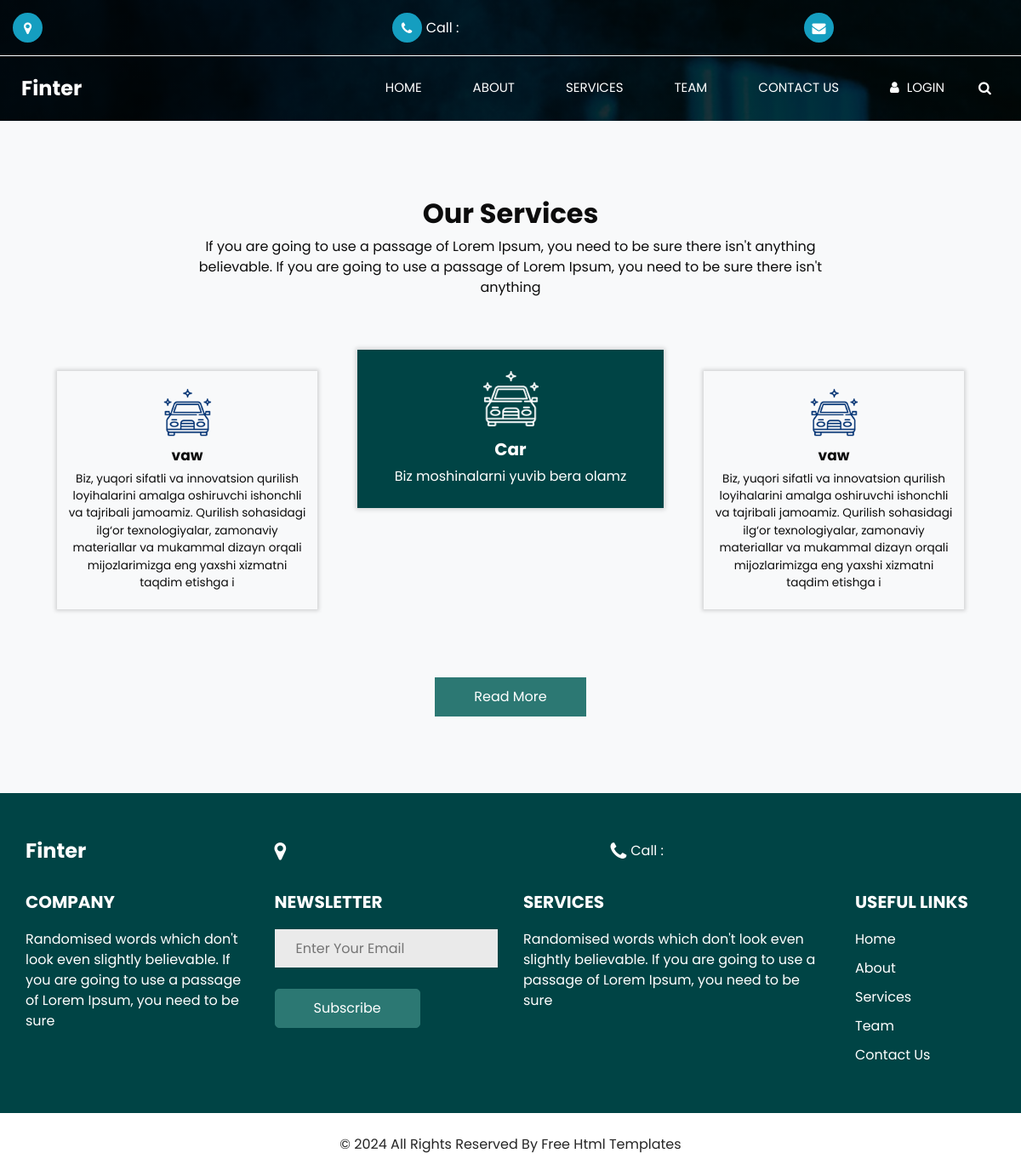
The app's page /services/services/ with its own data.
### services/models.py (models this page shows, shortened)
class Service(models.Model):
    title = models.CharField(max_length=100)
    body = models.CharField(max_length=250)

### services/views.py (the view)
def serviceView(request):
    service = Service.objects.all()
    return render(request, 'service.html', context={
        'services': service
    })

### templates/service.html (shortened to what this page needs)
{% extends 'base.html' %}
{% load static %}
{% block content %}
  <section class="service_section layout_padding bg-light">
    <div class="container">
      <div class="heading_container heading_center ">
        <h2 class="">
          Our Services
        </h2>
        <p class="col-lg-8 px-0">
          If you are going to use a passage of Lorem Ipsum, you need to be sure there isn't anything believable. If you are going to use a passage of Lorem Ipsum, you need to be sure there isn't anything
        </p>
      </div>
      <div class="service_container">
        <div class="carousel-wrap ">
          <div class="service_owl-carousel owl-carousel">
            {% for i in services %}
            <div class="item">
              <div class="box ">
                <div class="img-box">
                  <img src="{% static 'images/s6.png' %}" alt="" />
                </div>
                <div class="detail-box">
                  <h5>
                    {{ i.title }}
                  </h5>
                  <p>
                    {{ i.body }}
                  </p>
                </div>
              </div>
            </div>
            {% endfor %}
          </div>
        </div>
      </div>
      <div class="btn-box">
        <a href="">
          Read More
        </a>
      </div>
    </div>
  </section>
  <section class="info_section ">
    <div class="container">
        <div class="info_top">
            <div class="row">
                <div class="col-md-3 ">
                    <a class="navbar-brand" href="index.html">
                        Finter
                    </a>
                </div>
                <div class="col-md-5 ">
                    <div class="info_contact">
                        <a href="https://maps.app.goo.gl/ycWmoMYHtms33hGC7">
                            <i class="fa fa-map-marker" aria-hidden="true"></i>
                        </a>
                        <a href="">
                            <i class="fa fa-phone" aria-hidden="true"></i>
                            <span>
                  Call : {{ homes.phone }}
                </span>
                        </a>
                    </div>
                </div>
            </div>
        </div>
        <div class="info_bottom">
            <div class="row">
                <div class="col-lg-3 col-md-6">
                    <div class="info_detail">
                        <h5>
                            Company
                        </h5>
                        <p>
                            Randomised words which don't look even slightly believable. If you are going to use a
                            passage of
                            Lorem
                            Ipsum, you need to be sure
                        </p>
                    </div>
                </div>
                <div class="col-lg-3 col-md-6">
                    <div class="info_form">
                        <h5>
                            NEWSLETTER
                        </h5>
                        <form action="">
                            <input type="text" placeholder="Enter Your Email"/>
                            <button type="submit">
                                Subscribe
                            </button>
                        </form>
                    </div>
                </div>
                <div class="col-lg-4 col-md-6">
                    <div class="info_detail">
                        <h5>
                            Services
                        </h5>
                        <p>
                            Randomised words which don't look even slightly believable. If you are going to use a
                            passage of
                            Lorem
                            Ipsum, you need to be sure
                        </p>
                    </div>
                </div>
                <div class="col-lg-2 col-md-6">
                    <div class="">
                        <h5>
                            Useful links
                        </h5>
                        <ul class="info_menu">
                            <li>
                                <a href="{% url 'index' %}">
                                    Home
                                </a>
                            </li>
                            <li>
                                <a href="{% url 'about' %}">
                                    About
                                </a>
                            </li>
                            <li>
                                <a href="{% url 'service' %}">
                                    Services
                                </a>
                            </li>
                            <li>
                                <a href="{% url 'team' %}">
                                    Team
                                </a>
                            </li>
                            <li class="mb-0">
                                <a href="{% url 'contact' %}">
                                    Contact Us
                                </a>
                            </li>
                        </ul>
                    </div>
                </div>
            </div>
        </div>
    </div>
</section>
{% endblock %}

### static/css/style.css (style rules this page uses)
body { font-family: 'Poppins', sans-serif; color: #0c0c0c; background-color: #ffffff; overflow-x: hidden; }
.layout_padding { padding: 90px 0; }
.heading_container { display: -webkit-box; display: -ms-flexbox; display: flex; -webkit-box-orient: vertical; -webkit-box-direction: normal; -ms-flex-direction: column; flex-direction: column; -webkit-box-align: start; -ms-flex-align: start; align-items: flex-start; }
.heading_container h2 { position: relative; font-weight: bold; }
.heading_container.heading_center { -webkit-box-align: center; -ms-flex-align: center; align-items: center; text-align: center; }
a, a:hover, a:focus { text-decoration: none; }
.navbar-brand { color: #ffffff; font-weight: bold; font-size: 24px; }
.service_section .heading_container { margin-bottom: 35px; }
.service_section .box { margin: 10px; text-align: center; -webkit-box-shadow: 0 0 5px 2px rgba(0, 0, 0, 0.15); box-shadow: 0 0 5px 2px rgba(0, 0, 0, 0.15); padding: 25px 15px; -webkit-transition: all .3s; transition: all .3s; display: -webkit-box; display: -ms-flexbox; display: flex; -webkit-box-orient: vertical; -webkit-box-direction: normal; -ms-flex-direction: column; flex-direction: column; -webkit-box-align: center; -ms-flex-align: center; align-items: center; }
.service_section .box .img-box { width: 65px; height: 65px; display: -webkit-box; display: -ms-flexbox; display: flex; -webkit-box-pack: center; -ms-flex-pack: center; justify-content: center; -webkit-box-align: center; -ms-flex-align: center; align-items: center; }
.service_section .box .img-box img { max-height: 100%; max-width: 100%; -webkit-transition: all .3s; transition: all .3s; }
.service_section .box .detail-box { margin-top: 15px; }
.service_section .box .detail-box h5 { font-weight: bold; }
.service_section .box .detail-box p { margin: 0; }
.service_section .btn-box { display: -webkit-box; display: -ms-flexbox; display: flex; -webkit-box-pack: center; -ms-flex-pack: center; justify-content: center; margin-top: 45px; }
.service_section .btn-box a { display: inline-block; padding: 10px 45px; background-color: #2c7873; color: #ffffff; border-radius: 0; -webkit-transition: all .3s; transition: all .3s; border: 1px solid #2c7873; }
.service_section .owl-stage .owl-item.active.center .box { background-color: #004445; color: #ffffff; }
.service_section .owl-stage .owl-item.active.center .box .img-box img { -webkit-filter: brightness(0) invert(1); filter: brightness(0) invert(1); }
.info_section { background-color: #004445; color: #ffffff; padding: 45px 0 10px 0; }
.info_section h5 { margin-bottom: 20px; text-transform: uppercase; font-weight: bold; }
.info_section .info_top { margin-bottom: 25px; }
.info_section .info_top .row { -webkit-box-align: center; -ms-flex-align: center; align-items: center; }
.info_section .info_contact { display: -webkit-box; display: -ms-flexbox; display: flex; -webkit-box-pack: justify; -ms-flex-pack: justify; justify-content: space-between; min-width: 245px; }
.info_section .info_contact a { display: -webkit-box; display: -ms-flexbox; display: flex; -webkit-box-align: center; -ms-flex-align: center; align-items: center; color: #ffffff; }
.info_section .info_contact a i { margin-right: 5px; font-size: 24px; }
.info_section .info_bottom .row > div { margin-bottom: 30px; }
.info_section .info_menu { display: -webkit-box; display: -ms-flexbox; display: flex; -webkit-box-orient: vertical; -webkit-box-direction: normal; -ms-flex-direction: column; flex-direction: column; padding-left: 0; }
.info_section .info_menu li { list-style-type: none; margin-bottom: 10px; }
.info_section .info_menu li a { color: #ffffff; }
.info_section .info_form input { width: 100%; border: none; height: 45px; margin-bottom: 25px; padding-left: 25px; background-color: #eaeaea; outline: none; color: #101010; }
.info_section .info_form button { display: inline-block; padding: 10px 45px; background-color: #2c7873; color: #ffffff; border-radius: 5px; -webkit-transition: all .3s; transition: all .3s; border: 1px solid #2c7873; }

### static/css/responsive.css (style rules this page uses)
@media (min-width: 1200px) { .container { max-width: 1170px; } }

### records on screen
Service: title "Car", body "Biz moshinalarni yuvib bera olamz"
Service: title "vaw", body "Biz, yuqori sifatli va innovatsion qurilish loyihalarini amalga oshiruvchi ishonchli va tajribali jamoamiz. Qurilish sohasidagi ilg‘or texnologiyalar, zamonaviy materiallar va mukammal dizayn orqali mijozlarimizga eng yaxshi xizmatni taqdim etishga i"
